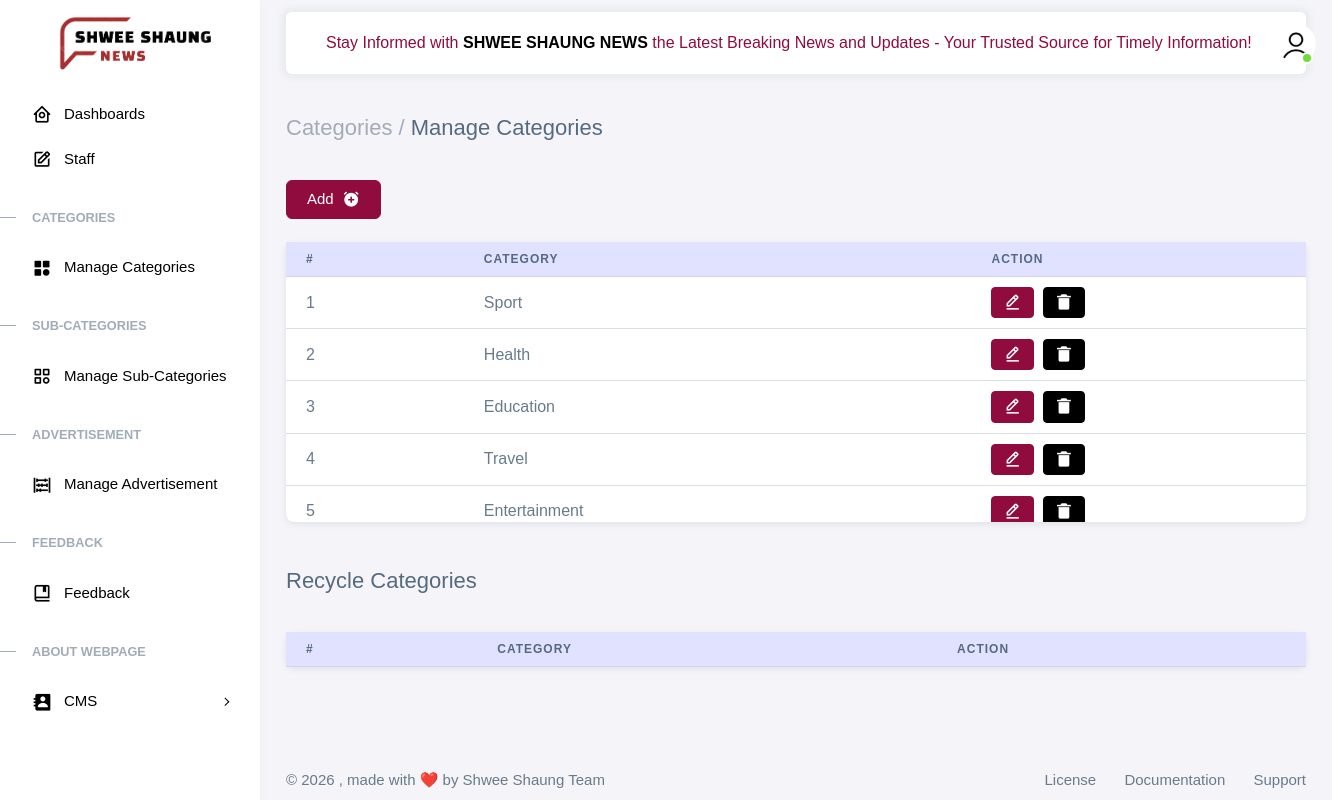
/admin/add_categories.php, run on the app's committed database.
### tables this page shows
CREATE TABLE `cate` (
  `CID` int NOT NULL AUTO_INCREMENT,
  `C_Name` varchar(45) NOT NULL,
  `Status` varchar(45) DEFAULT NULL,
  PRIMARY KEY (`CID`)
);

### admin/OOP.php (called while the page is built, shortened)
<?php
class database
{
    public $con;
    public function __construct()
    {
        $servername = "localhost";
        $username = "root";
        $password = "";
        $dbname = "shweeshaung";
        $this->con = new mysqli($servername, $username, $password, $dbname);
    }
    public function getcategories()
    {
        $stmt = $this->con->prepare("SELECT * FROM cate WHERE Status=''");
        $stmt->execute();
        $result = $stmt->get_result();
        return $result;
    }
}
?>

### admin/add_categories.php (the view, shortened to what this page needs)
<?php include('include/left_slidebar.php'); ?>
<?php include('include/top_header.php'); ?>
<div class="content-wrapper">
    <div class="container-xxl flex-grow-1 container-p-y">
        <h4 class="py-3 mb-4"><span class="text-muted fw-light">Categories /</span>&nbsp;Manage Categories </h4>
        <div class="row">
            <div class="col">
                <div class="row">
                    <div class="col-md-12">
                        <div class="demo-box m-t-20">
                            <div class="m-b-30">
                                <div class="form-group col-md-12">
                                    <button type="submit" class="btn btn-primary" data-bs-toggle="modal"
                                            data-bs-target="#small">Add &nbsp; <i class='bx bxs-alarm-add'></i></button>
                                </div>
                            </div>
                            <br>
                            <div class="card mb-4">
                                <div class="table-responsive tbl-fixed" style="max-height: 35vh;">
                                    <table class="table m-0 " id="example">
                                        <thead class="table-primary">
                                        <tr>
                                            <th><b>#</b></th>
                                            <th><b>Category</b></th>
                                            <th><b>Action</b></th>
                                        </tr>
                                        </thead>
                                        <tbody>
                                        <?php
                                        include "OOP.php";
                                        $obj = new database();
                                        $result = $obj->getcategories();
                                        $count = 0;
                                        if ($result->num_rows > 0) {
                                            while ($row = $result->fetch_assoc()) {
                                                ++$count;
                                                ?>
                                                <tr>
                                                    <td scope="row"><?php echo $count ?></td>
                                                    <td><?php echo $row["C_Name"]; ?></td>
                                                    <td>
                                                        <a href="#" class="btn btn-primary btn-sm"
                                                           data-bs-toggle="modal" data-bs-target="#e<?= $row['CID'] ?>"><i
                                                                    class="bx bx-edit-alt"></i></a>
                                                        &nbsp;<a class="btn btn-danger btn-sm"
                                                                 href="function.php?C_Name=<?php echo urlencode($row['C_Name']) ?>">
                                                            <i class="bx bxs-trash-alt"></i></a>
                                                    </td>
                                                </tr>
                                                <?php
                                            }
                                        }
                                        ?>
                                        </tbody>
                                    </table>
                                </div>
                            </div>
                        </div>
                    </div>
                </div>
            </div>
        </div>
        <div class="row">
            <div class="col">
                <div class="row">
                    <div class="col-md-12">
                        <div class="demo-box m-t-20">
                            <div class="m-b-30">
                                <div class="m-b-30">
                                    <br><h4 class="">Recycle Categories</h4>
                                </div>
                            </div>
                            <br>
                            <div class="card mb-4">
                                <div class="table-responsive tbl-fixed" style="max-height: 35vh;">
                                    <table class="table m-0 " id="example">
                                        <thead class="table-primary">
                                        <tr>
                                            <th><b>#</b></th>
                                            <th><b>Category</b></th>
                                            <th><b>Action</b></th>
                                        </tr>
                                        </thead>
                                    </table>
                                </div>
                            </div>
                        </div>
                    </div>
                </div>
            </div>
        </div>
    </div>
</div>
<?php include "include/footer.php" ?>

### admin/assets/css/demo.css (style rules this page uses)
.tablesize tr th, td { width: auto; }
.tbl-fixed { overflow-y: scroll; height: fit-content; max-height: 30vh; margin-top: 0; }
table th, td { height: 10px; }
table th { position: sticky; top: 0; border-color: black; }
table td { text-align: start; }

### admin/include/top_header.php (style rules this page uses)
body { font-family: Arial, sans-serif; }
.tablesize tr th, td { width: auto; }
.tablesizeforads tr th, td { width: auto; }
.tbl-fixed { overflow-y: scroll; height: fit-content; max-height: 27vh; margin-top: 0; }
table th, td { height: 10px; width: 40px; }
table th { position: sticky; top: 0; border-color: black; }
table td { text-align: start; }

### data on the page
cate: C_Name "Sport"
cate: C_Name "Health"
cate: C_Name "Education"
cate: C_Name "Travel"
cate: C_Name "Entertainment"
